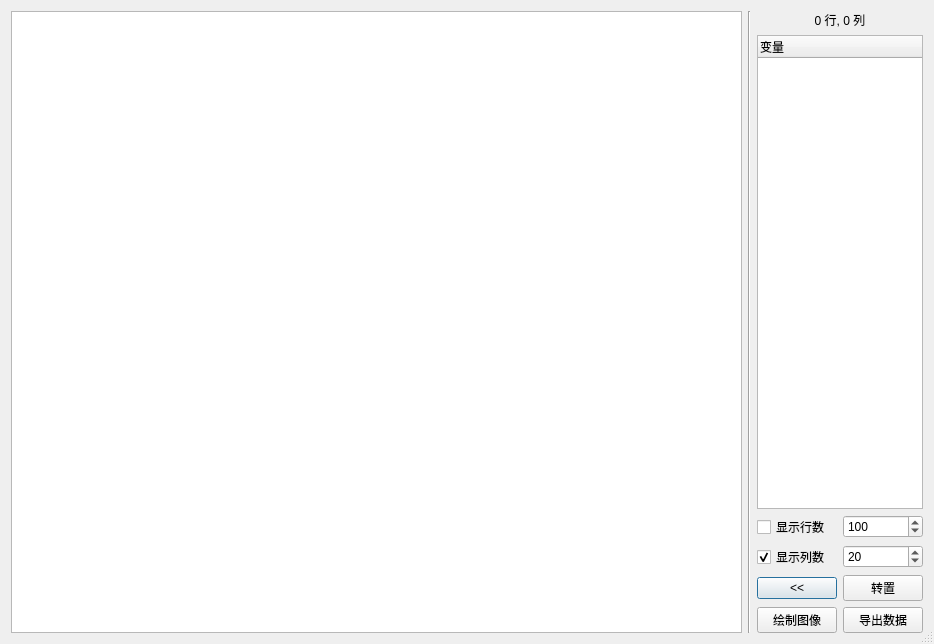
<?xml version="1.0" encoding="UTF-8"?>
<ui version="4.0">
 <class>ResultDlg</class>
 <widget class="QDialog" name="ResultDlg">
  <property name="geometry">
   <rect>
    <x>0</x>
    <y>0</y>
    <width>922</width>
    <height>644</height>
   </rect>
  </property>
  <property name="windowTitle">
   <string>测试结果</string>
  </property>
  <property name="sizeGripEnabled">
   <bool>true</bool>
  </property>
  <layout class="QHBoxLayout" name="horizontalLayout">
   <item>
    <widget class="QTableWidget" name="MainResultTable">
     <property name="sizePolicy">
      <sizepolicy hsizetype="Expanding" vsizetype="Expanding">
       <horstretch>0</horstretch>
       <verstretch>0</verstretch>
      </sizepolicy>
     </property>
     <property name="minimumSize">
      <size>
       <width>731</width>
       <height>0</height>
      </size>
     </property>
     <property name="contextMenuPolicy">
      <enum>Qt::ActionsContextMenu</enum>
     </property>
     <property name="editTriggers">
      <set>QAbstractItemView::NoEditTriggers</set>
     </property>
     <property name="selectionBehavior">
      <enum>QAbstractItemView::SelectColumns</enum>
     </property>
    </widget>
   </item>
   <item>
    <widget class="Line" name="line">
     <property name="orientation">
      <enum>Qt::Vertical</enum>
     </property>
    </widget>
   </item>
   <item>
    <layout class="QGridLayout" name="gridLayout">
     <item row="0" column="0" colspan="2">
      <widget class="QLabel" name="RowColLabel">
       <property name="text">
        <string>0 行, 0 列</string>
       </property>
       <property name="alignment">
        <set>Qt::AlignCenter</set>
       </property>
      </widget>
     </item>
     <item row="1" column="0" colspan="2">
      <widget class="QTreeWidget" name="MainResultTree">
       <property name="sizePolicy">
        <sizepolicy hsizetype="Expanding" vsizetype="Expanding">
         <horstretch>0</horstretch>
         <verstretch>0</verstretch>
        </sizepolicy>
       </property>
       <property name="contextMenuPolicy">
        <enum>Qt::ActionsContextMenu</enum>
       </property>
       <property name="selectionMode">
        <enum>QAbstractItemView::ExtendedSelection</enum>
       </property>
       <column>
        <property name="text">
         <string>变量</string>
        </property>
       </column>
      </widget>
     </item>
     <item row="2" column="0">
      <widget class="QCheckBox" name="RowLimitCheckBox">
       <property name="text">
        <string>显示行数</string>
       </property>
       <property name="checked">
        <bool>false</bool>
       </property>
      </widget>
     </item>
     <item row="2" column="1">
      <widget class="QSpinBox" name="RowLimitSpinBox">
       <property name="maximum">
        <number>9999</number>
       </property>
       <property name="value">
        <number>100</number>
       </property>
      </widget>
     </item>
     <item row="3" column="0">
      <widget class="QCheckBox" name="ColumnLimitCheckBox">
       <property name="text">
        <string>显示列数</string>
       </property>
       <property name="checked">
        <bool>true</bool>
       </property>
      </widget>
     </item>
     <item row="3" column="1">
      <widget class="QSpinBox" name="ColumnLimitSpinBox">
       <property name="maximum">
        <number>9999</number>
       </property>
       <property name="value">
        <number>20</number>
       </property>
      </widget>
     </item>
     <item row="4" column="0">
      <widget class="QPushButton" name="GenTableButton">
       <property name="text">
        <string>&lt;&lt;</string>
       </property>
      </widget>
     </item>
     <item row="4" column="1">
      <widget class="QPushButton" name="TransposeButton">
       <property name="text">
        <string>转置</string>
       </property>
      </widget>
     </item>
     <item row="5" column="0">
      <widget class="QPushButton" name="PlotButton">
       <property name="text">
        <string>绘制图像</string>
       </property>
      </widget>
     </item>
     <item row="5" column="1">
      <widget class="QPushButton" name="ExportButton">
       <property name="text">
        <string>导出数据</string>
       </property>
      </widget>
     </item>
    </layout>
   </item>
  </layout>
 </widget>
 <tabstops>
  <tabstop>MainResultTree</tabstop>
  <tabstop>GenTableButton</tabstop>
  <tabstop>MainResultTable</tabstop>
 </tabstops>
 <resources/>
 <connections/>
</ui>
